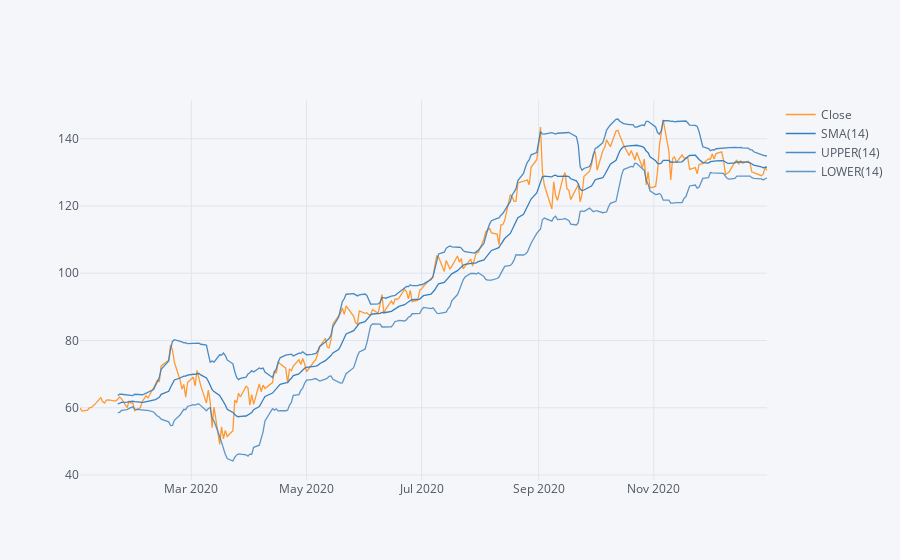

Write notebook code for a chart like this one.
### Code cell
NVDA['Close'].loc['2020-01-01':'2020-12-31'].ta_plot(study='boll')

### Figure 1 — Plotly figure (JSON) as saved in the notebook; plotly's stock layout.template omitted (floating-point values rounded to 4 significant figures; data arrays with more than 128 entries replaced by an {"elided": "..."} marker saying what was removed)
{"data": [{"line": {"color": "rgba(255, 153, 51, 1.0)", "dash": "solid", "shape": "linear", "width": 1.3}, "mode": "lines", "name": "Close", "text": "", "type": "scatter", "x": {"elided": "253 str values"}, "y": {"elided": "253 float values"}}, {"line": {"color": "rgba(55, 128, 191, 1.0)", "dash": "solid", "shape": "linear", "width": 1.3}, "mode": "lines", "name": "SMA(14)", "text": "", "type": "scatter", "x": {"elided": "253 str values"}, "y": {"elided": "253 mixed values"}}, {"line": {"color": "rgba(55, 128, 191, 0.8999999999999999)", "dash": "solid", "shape": "linear", "width": 1.3}, "mode": "lines", "name": "UPPER(14)", "text": "", "type": "scatter", "x": {"elided": "253 str values"}, "y": {"elided": "253 mixed values"}}, {"line": {"color": "rgba(55, 128, 191, 0.7999999999999998)", "dash": "solid", "shape": "linear", "width": 1.3}, "mode": "lines", "name": "LOWER(14)", "text": "", "type": "scatter", "x": {"elided": "253 str values"}, "y": {"elided": "253 mixed values"}}], "layout": {"legend": {"bgcolor": "#F5F6F9", "font": {"color": "#4D5663"}}, "paper_bgcolor": "#F5F6F9", "plot_bgcolor": "#F5F6F9", "title": {"font": {"color": "#4D5663"}}, "xaxis": {"gridcolor": "#E1E5ED", "showgrid": true, "tickfont": {"color": "#4D5663"}, "title": {"font": {"color": "#4D5663"}, "text": ""}, "zerolinecolor": "#E1E5ED"}, "yaxis": {"gridcolor": "#E1E5ED", "showgrid": true, "tickfont": {"color": "#4D5663"}, "title": {"font": {"color": "#4D5663"}, "text": ""}, "zerolinecolor": "#E1E5ED"}}}
